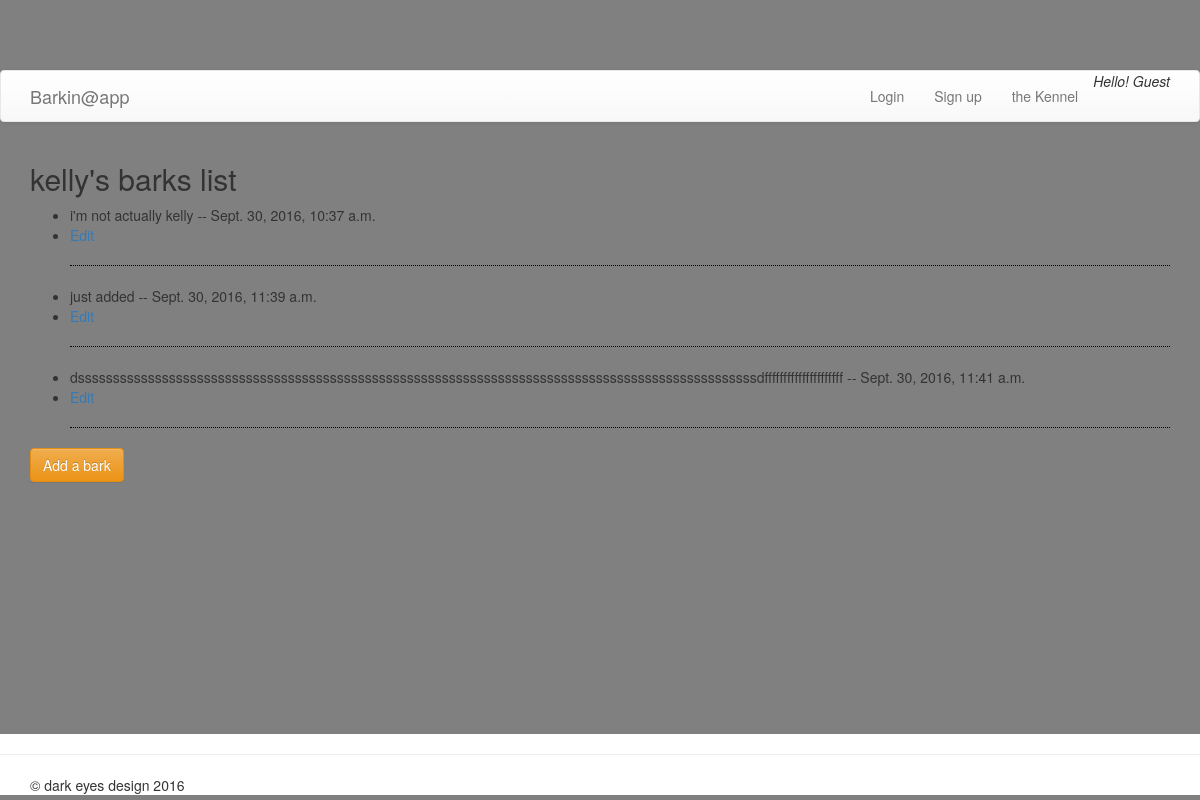
/barks/7/, run on the app's committed database.
### barks/models.py (models this page shows)
class Bark(models.Model):
    user = models.ForeignKey(User, null=True, blank=True)
    content = models.CharField(max_length=120)
    post_date = models.DateTimeField(auto_now_add=True)
    def __str__(self):
        return self.content
    def get_absolute_url(self):
        return reverse("barks:edit_bark", args=[self.pk])

### barks/views.py (the view)
# urls.py: url(r'^(?P<id>\d+)/$', views.barks_list, name="barks_list"),
def barks_list(request, id=None):
    if id:
        user = User.objects.get(id=id)
        author = user
    else:
        user = request.user
        author = user
    bark_query = user.bark_set.all()
    context = {
        "author": author,
        "barks": bark_query,
    }
    return render(request, "barks/barks_list.html", context)

### barks/templates/barks/barks_list.html (shortened to what this page needs)
{% extends "core/base.html" %}
{% block content %}
    <h2>{{ author }}'s barks list</h2>
    <ul>
    {% for bark in barks %}
        <li>{{ bark }} -- {{ bark.post_date }}</li>
        <li><a href="{{ bark.get_absolute_url }}">Edit</a></li>
    <hr style="border-top: 1px dotted black;">
    {% endfor %}
    </ul>
<a class="btn btn-warning" href="{% url 'barks:add_bark' %}">Add a bark</a>
<div class="foot-user">
</div>
{% endblock content %}

### core/static/styles.css (style rules this page uses)
body { padding-top: 70px; padding-bottom: 70px; background-color: grey; background-repeat: no-repeat; }
.foot-user { position: fixed; bottom: 20px; font-family: 'comic sans'; }

### data on the page
Bark: content "i'm not actually kelly", post_date "Sept. 30, 2016, 10:37 a.m."
Bark: content "just added", post_date "Sept. 30, 2016, 11:39 a.m."
Bark: content "dsssssssssssssssssssssssssssssssssssssssssssssssssssssssssssssssssssssssssssssssssssssssssssssssssdfffffffffffffffffffff", post_date "Sept. 30, 2016, 11:41 a.m."

### other printed values
{{ author }} "kelly"
